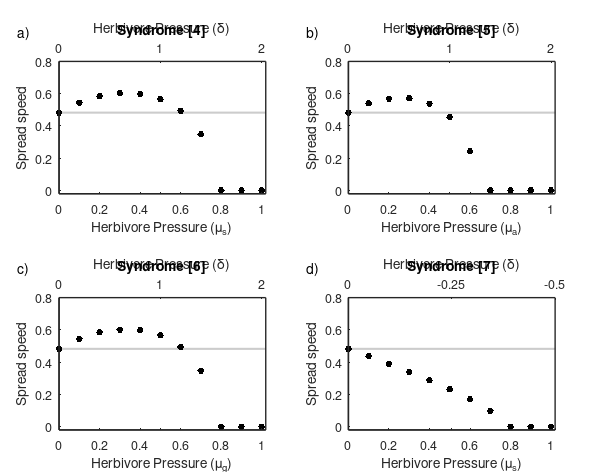

MATLAB code for this plot:
clear all; close all; clc
%code to plot results

load fig_results.mat

afsize = 9;  % axes numbering fontsize
lfsize = 9;  % x/y label fontsize
tfsize = 9;  % title fontsize
lw_lines = 1.5; % line linewidth line
lw_edge = 1; % fig edge linewidth
mksize = 15;  % markersize
g1 = [0.8 0.8 0.8]; % grey color for baseline

figure(1); clf
hh = gcf;
set(hh,'PaperUnits','centimeters');
set(hh,'Units','centimeters');
width = 15; height = 12;
xpos = 4;
ypos = 4;
set(gcf,'Position',[xpos ypos width height])

w = 0.35;
h = 0.28;
dx = 0.14;
dy = 0.22;
sx = 0.1;
sy = 0.09;

hax1 = axes('position',[sx sy+h+dy w h]);
    line([-0.2 1.5],[speed_basic_s speed_basic_s],'color',g1,'LineWidth',lw_lines)
    hold on
    plot(mu_s_vec,speed_inst_s_all_4(:,end),'k.','MarkerSize',mksize);
    axis([0 1.02 -0.02 0.8])
    xlabel('Herbivore Pressure (\mu_s)','FontSize',lfsize)
    ylabel('Spread speed','FontSize',lfsize)
    set(gca,'FontSize',afsize,'LineWidth',lw_edge);
    hax2 = axes('Position', get(hax1, 'Position'),'XAxisLocation', 'top','YAxisLocation', 'right', ...
            'xlim', [delta_vec_pos(1) delta_vec_pos(end)],'Color', 'none','YTick', []);
    axis([0 2.04 -0.02 0.8])
    set(gca,'XTick',0:1:2)
    xlabel('Herbivore Pressure (\delta)','FontSize',lfsize)
    box on
    title('Syndrome [4]','FontSize',tfsize)
    set(gca,'FontSize',afsize,'LineWidth',lw_edge);

hax1 = axes('position',[sx+w+dx sy+h+dy w h]);
    line([-0.2 1.5],[speed_basic_s speed_basic_s],'color',g1,'LineWidth',lw_lines)
    hold on
    plot(mu_a_vec,speed_inst_s_all_5(:,end),'k.','MarkerSize',mksize)
    axis([0 1.02 -0.02 0.8])
    xlabel('Herbivore Pressure (\mu_a)','FontSize',lfsize)
    ylabel('Spread speed','FontSize',lfsize)
    set(gca,'FontSize',afsize,'LineWidth',lw_edge);
    hax2 = axes('Position', get(hax1, 'Position'),'XAxisLocation', 'top','YAxisLocation', 'right', ...
            'xlim', [delta_vec_pos(1) delta_vec_pos(end)],'Color', 'none','YTick', []);
    axis([0 2.04 -0.02 0.8])
    set(gca,'XTick',0:1:2)
    xlabel('Herbivore Pressure (\delta)','FontSize',lfsize)
    box on
    title('Syndrome [5]','FontSize',tfsize)
    set(gca,'FontSize',afsize,'LineWidth',lw_edge);

hax1 = axes('position',[sx sy w h]);
    line([-0.2 1.5],[speed_basic_s speed_basic_s],'color',g1,'LineWidth',lw_lines)
    hold on
    plot(mu_g_vec,speed_inst_s_all_6(:,end),'k.','MarkerSize',mksize)
    axis([0 1.02 -0.02 0.8])
    xlabel('Herbivore Pressure (\mu_g)','FontSize',lfsize)
    ylabel('Spread speed','FontSize',lfsize)
    set(gca,'FontSize',afsize,'LineWidth',lw_edge);
    hax2 = axes('Position', get(hax1, 'Position'),'XAxisLocation', 'top','YAxisLocation', 'right', ...
            'xlim', [delta_vec_pos(1) delta_vec_pos(end)],'Color', 'none','YTick', []);
    axis([0 2.04 -0.02 0.8])
    set(gca,'XTick',0:1:2)
    xlabel('Herbivore Pressure (\delta)','FontSize',lfsize)
    box on
    title('Syndrome [6]','FontSize',tfsize)
    set(gca,'FontSize',afsize,'LineWidth',lw_edge);

hax1 = axes('position',[sx+w+dx sy w h]);
    line([-0.2 1.5],[speed_basic_s speed_basic_s],'color',g1,'LineWidth',lw_lines)
    hold on
    plot(mu_s_vec,speed_inst_s_all_7(:,end),'k.','MarkerSize',mksize)
    axis([0 1.02 -0.02 0.8])
    xlabel('Herbivore Pressure (\mu_s)','FontSize',lfsize)
    ylabel('Spread speed','FontSize',lfsize)
    set(gca,'FontSize',afsize,'LineWidth',lw_edge);
    hax2 = axes('Position', get(hax1, 'Position'),'XAxisLocation', 'top','YAxisLocation', 'right', ...
            'xlim', [delta_vec_neg(end) delta_vec_neg(1)],'Color', 'none','YTick', []);
    set(gca,'XTick',[-0.5 -0.25 0])
    set(gca, 'XDir','reverse')
    xlabel('Herbivore Pressure (\delta)','FontSize',lfsize)
    box on
    title('Syndrome [7]','FontSize',tfsize)
    set(gca,'FontSize',afsize,'LineWidth',lw_edge);
    
% label subpanels
axes('position',[0 0 1 1],'visible','off')
    hold on
     text(0.04,     0.06+sy+2*h+dy,'a)','horizontalalignment','center')
     text(0.04+dx+w,0.06+sy+2*h+dy,'b)','horizontalalignment','center')
     text(0.04,     0.06+sy+h,'c)','horizontalalignment','center')
     text(0.04+dx+w,0.06+sy+h,'d)','horizontalalignment','center')
axis([0 1 0 1])

%Backup previous settings
prePaperType = get(hh,'PaperType');
prePaperPosition = get(hh,'PaperPosition');
prePaperSize = get(hh,'PaperSize');

%Make changing paper type possible
set(hh,'PaperType','<custom>');
%Set the page size and position to match the figure's dimensions
position = get(hh,'Position');
set(hh,'PaperPosition',[0,0,position(3:4)]);
set(hh,'PaperSize',position(3:4));

%print -dtiff -r600 Fig1.tiff % save as 600dpi tiff
saveas(1,'fig3_results.jpg')

%Restore the previous settings
set(hh,'PaperType',prePaperType);
set(hh,'PaperPosition',prePaperPosition);
set(hh,'PaperSize',prePaperSize);

